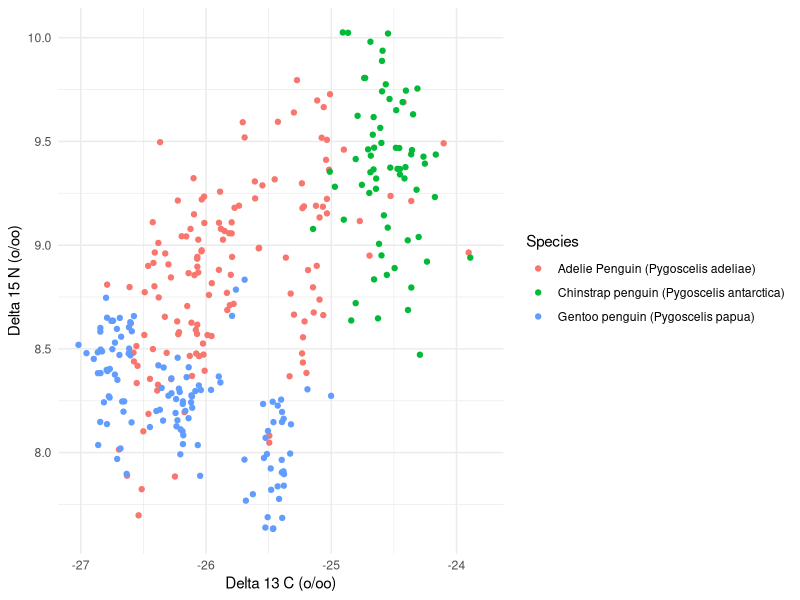
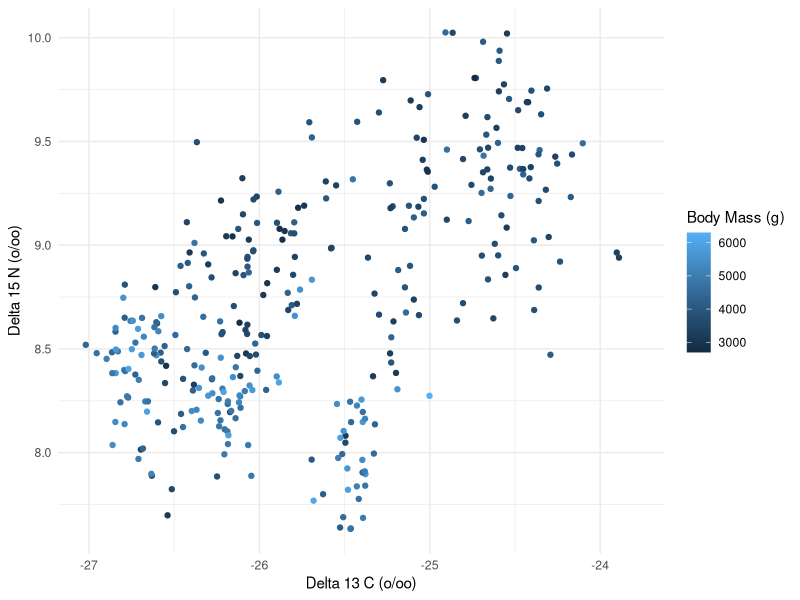
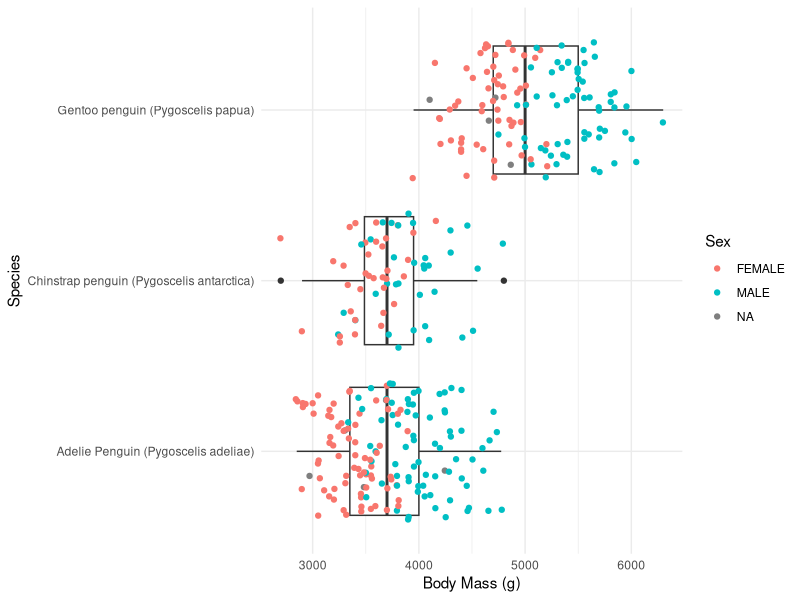

The R script that drew these images, in order:
## ---- chunk 1
#LOAD PACKAGES 
library(tidyverse)
## ---- chunk 2
#LOAD DATA 
library(palmerpenguins) 
data(penguins)         
## ---- chunk 3
# save as new object
# without pipe
penguins_mod <- drop_na(penguins)


# with pipe
penguins_mod <- penguins |>
  drop_na()

penguins_mod <- penguins |>
  filter(!is.na(bill_length_mm))

penguins_mod <- penguins |>
  filter(!is.na(sex))
## ---- chunk 4
# how can we tell what was in the rows that were removed?
penguins_mod <- penguins |>
  filter(!is.na(bill_length_mm))

penguins_mod <- penguins |>
  filter(!is.na(sex))

## ---- chunk 5
# use only count for island

penguins |>
  count(island)

# use count for island, species

penguins |>
  count(island, species)


# use count for island, species, sex
penguins |>
  count(island, species, sex)

# has weird NA groupings because sex is sometimes NA
# get a clearer picture after dropping NAs

penguins |>
  filter(!is.na(sex)) |>
  count(island, species, sex)

# you can drop the NAs before or after the count
# in some cases (not this one), that could give you different results

penguins |>
  count(island, species, sex) |>
  filter(!is.na(sex))

## ---- chunk 6
# use summarize for average bill length in Adelie penguins
# Do it first without removing NAs

penguins |>
  filter(species=="Adelie") |>
  summarize(mean(bill_length_mm))
# have to deal with the NAs

# Then remove NAs
penguins |>
  filter(species=="Adelie") |>
  summarize(mean(bill_length_mm, na.rm=TRUE))

## ---- chunk 7
# calculate average bill length and average bill depth for Adelie
# filter for Adelie then summarize

penguins |>
  filter(species=="Adelie") |>
  summarize(mean(bill_length_mm, na.rm=TRUE),
            mean(bill_depth_mm, na.rm=TRUE))

## ---- chunk 8

# filter for Adelie and summarise (but change to median)
# average bill length and MEDIAN bill length

penguins |>
  filter(species=="Adelie") |>
  summarize(mean(bill_length_mm, na.rm=TRUE),
            median(bill_length_mm, na.rm=TRUE))

## ---- chunk 9
# group_by species and then summarize bill length and bill depth (mean)
penguins |>
  group_by(species) |>
  summarize(mean(bill_length_mm, na.rm=TRUE),
            mean(bill_depth_mm, na.rm=TRUE))

## ---- chunk 10

# group by species/sex and then summarize avg bill depth
penguins |>
  group_by(species, sex) |>
  summarize(mean(bill_length_mm, na.rm=TRUE),
            mean(bill_depth_mm, na.rm=TRUE))

# do it first without filtering out NAs 

# do it again with NAs removed
## ---- chunk 11
# calculate body mass in lb from conversion factor, create new column

# then assign it to new object

penguins |>
  mutate(test_col = 1)

penguins_mod <- penguins |>
  mutate(test_col = body_mass_g*0.00220462)

## ---- chunk 12
# penguins <- penguins |> 
#   mutate(penguin_length_cat = case_when(bill_length_mm > 50 ~ 'whoa! huge bill!', TRUE ~ '--' ))

penguins_mod <- penguins |>
  mutate(spp_abbr = case_when(species=="Adelie" ~ "A",
                               species=="Gentoo" ~ "G",
                               species=="Chinstrap" ~ "C"))

penguins_mod <- penguins |>
  mutate(big_penguin = case_when(body_mass_g > 5000 ~ "BIG",
                                 body_mass_g <= 5000 ~ "little"))

## ---- chunk 13
penguins_raw |>
  ggplot() +
  geom_point(aes(x=`Delta 13 C (o/oo)`, y=`Delta 15 N (o/oo)`, color=Species)) +
  theme_minimal()
## ---- chunk 14
penguins_raw |>
  ggplot() +
  geom_point(aes(x=`Delta 13 C (o/oo)`, y=`Delta 15 N (o/oo)`, color=`Body Mass (g)`)) +
  theme_minimal()
## ---- chunk 15
penguins_raw |>
  ggplot(aes(y=Species, x=`Body Mass (g)`)) +
  geom_boxplot() +
  geom_jitter(aes(color=Sex)) +
  theme_minimal()
